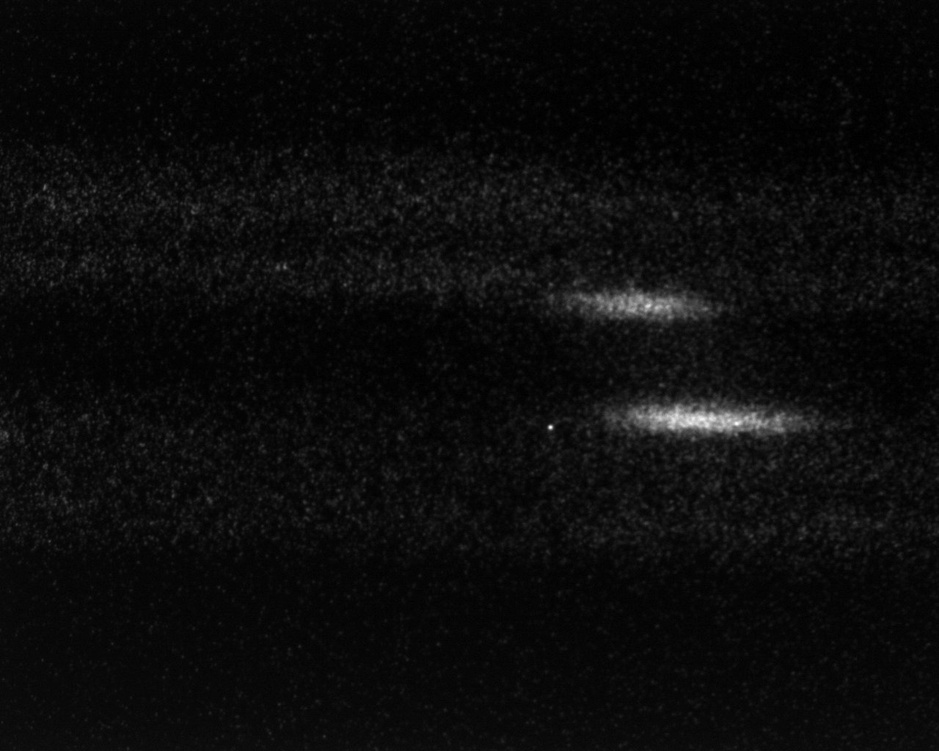
#> input picture sample.jpg, 939 x 751 px, shrunk from 1280 x 1024 before the run
$ python GET_histogram.py
#> lines starting #> are read from the running program, lines starting #| are printed output that depends on the picture
# -*- coding: utf-8 -*-
"""
2021.8.3 Nishimoto - getting histogram with OpenCV

"""

import numpy as np
import matplotlib.pyplot as plt
import cv2 #OpenCV

file = './sample.jpg'


def show_img(path):

#> called with path = 'sample.jpg'
    img = cv2.imread(path)
#> img is the input picture: shape (751, 939, 3); min 0, max 254, mean 11.7
    b, g, r = img[:,:,0], img[:,:,1], img[:,:,2]
    hist_b = cv2.calcHist([b],[0],None,[256],[0,256])
#> hist_b = 256 values, max 60420 at index 7, min 0 at index 235, mean 2754.6
    hist_g = cv2.calcHist([g],[0],None,[256],[0,256])
#> hist_g has the same summary as hist_b
    hist_r = cv2.calcHist([r],[0],None,[256],[0,256])
#> hist_r has the same summary as hist_b
    plt.plot(hist_r, color='r', label="r")
    plt.plot(hist_g, color='g', label="g")
    plt.plot(hist_b, color='b', label="b")
    plt.legend()
    plt.show()
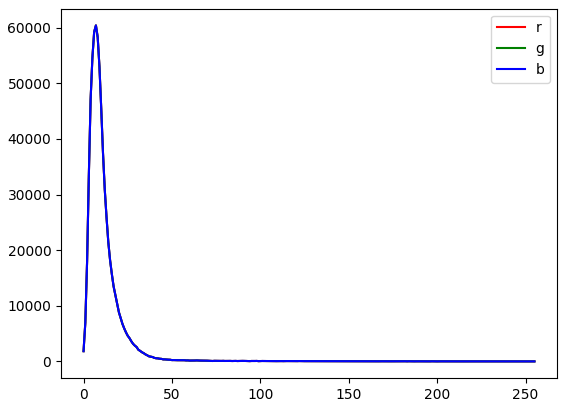
#> figure drawn by matplotlib, 1 panel; curve peaks at x = 7, y = 60420; curve peaks at x = 7, y = 60420; curve peaks at x = 7, y = 60420
    img2 = cv2.cvtColor(img, cv2.COLOR_BGR2HSV)
#> img2: shape (751, 939, 3); mean H, S, V 0, 0, 11.7
    h, s, v = img2[:,:,0], img2[:,:,1], img2[:,:,2]
#> h: shape (751, 939); every value is 0
    hist_h = cv2.calcHist([h],[0],None,[256],[0,256])
#> hist_h = 256 values, max 705189 at index 0, min 0 at index 1, mean 2754.6
    hist_s = cv2.calcHist([s],[0],None,[256],[0,256])
#> hist_s has the same summary as hist_h
    hist_v = cv2.calcHist([v],[0],None,[256],[0,256])
#> hist_v has the same summary as hist_b
    plt.plot(hist_h, color='r', label="h")
    plt.plot(hist_s, color='g', label="s")
    plt.plot(hist_v, color='b', label="v")
    plt.legend()
    plt.show()
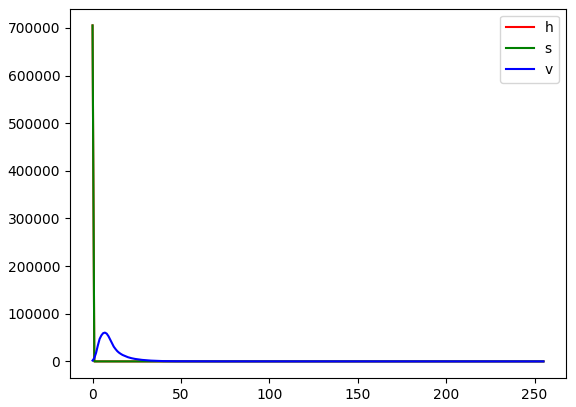
#> figure drawn by matplotlib, 1 panel; curve peaks at x = 0, y = 705189; curve peaks at x = 0, y = 705189; curve peaks at x = 7, y = 60420

    return hist_r,hist_g, hist_b, hist_h, hist_s, hist_v


r,g,b,h,s,v = show_img("sample.jpg")
#> r has the same summary as hist_b in show_img; g has the same summary as hist_b in show_img; b has the same summary as hist_b in show_img; h has the same summary as hist_h in show_img; s has the same summary as hist_h in show_img; v has the same summary as hist_b in show_img

"""

#画像をグレースケールで読み込む
img = cv2.imread(file,0)

#一次元ヒストグラムを生成する
n_bins = 100
hist_range = [0,256]

hist = cv2.calcHist([img],
                    channels = [0],
                    mask = None,
                    histSize = [n_bins],
                    ranges = hist_range)
hist = hist.squeeze(axis=-1)

def plot_hist(bins,hist,color):
    centers = (bins[:-1] + bins[1:])/2
    widths = np.diff(bins)
    ax.bar(centers,hist, width=widths, color=color)

bins = np.linspace(*hist_range, n_bins + 1)

fig, ax = plt.subplots()
ax.set_xticks([0,256])
ax.set_yticks([0,256])
plot_hist(bins,hist,color='k')
plt.show()

"""


"""
datafile = './3ions'

image = np.loadtxt(datafile)
image_list = np.array(image)

#type is <class 'numpy.ndarray'>
image_hist,image_bins = np.histogram(image_list.flatten(),bins=np.arange(256+1))

plt.plot(image_hist)
plt.show()

"""
